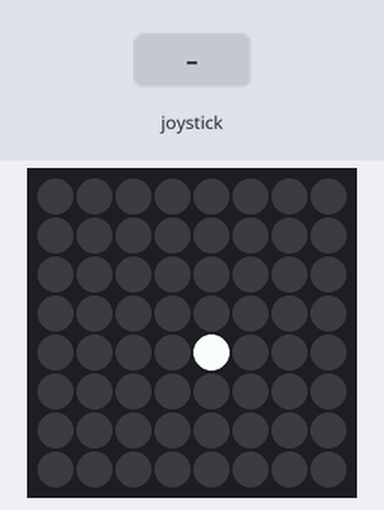
Recording of a program running on a simulated Raspberry Pi (BCM pin numbers) with a Sense HAT. Shown: the Sense HAT's 8×8 RGB LED matrix. The test bench sets the inputs (shaded band).

Above: at 1.2 s.
1.3 s: joystick pushed up
At 2.5 s:
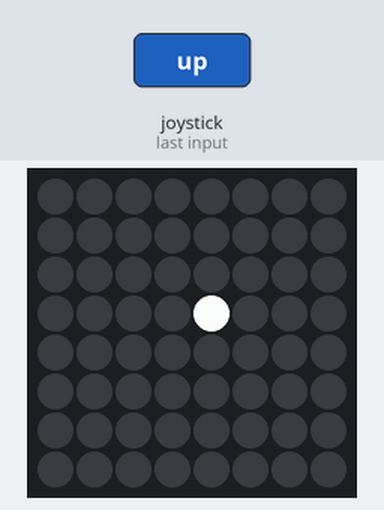
2.8 s: joystick pushed left
At 3.6 s:
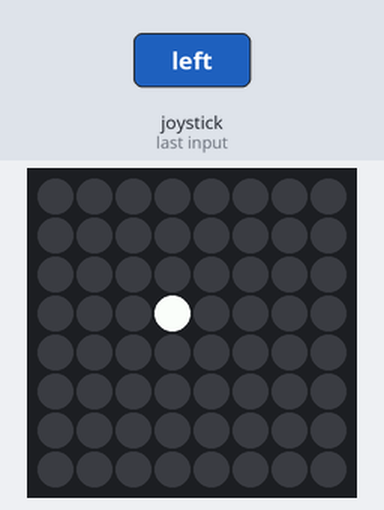
4.3 s: joystick pushed down
At 4.7 s:
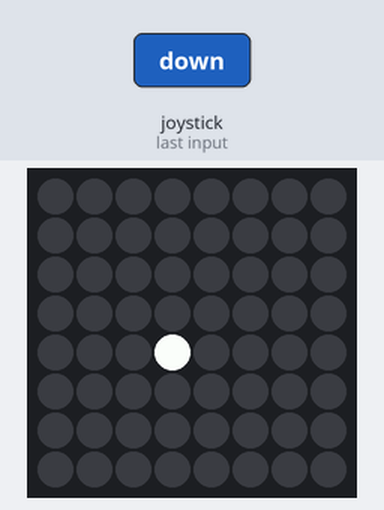
5.8 s: joystick pushed down
At 7.0 s:
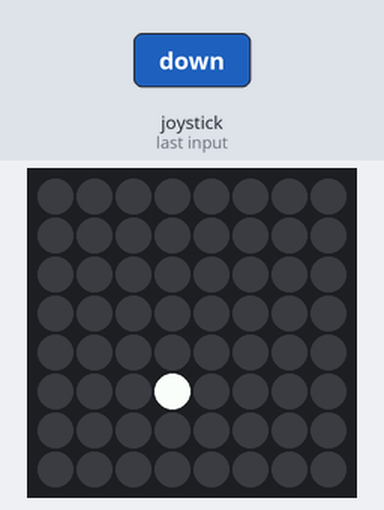
7.3 s: joystick pushed right
At 8.2 s:
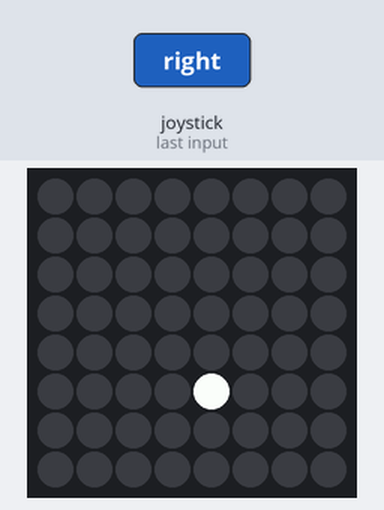
8.8 s: joystick pushed right
At 9.4 s:
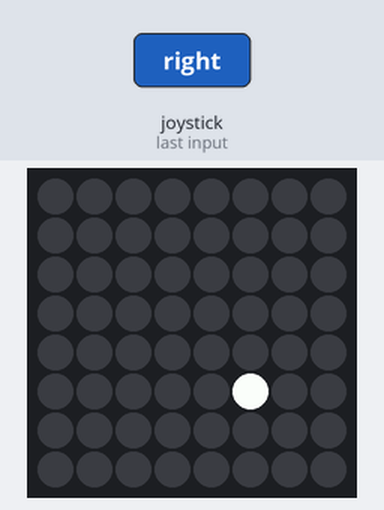
Timing chart, 0 to 11.3 s (numbered marks = the images above; inputs shaded):
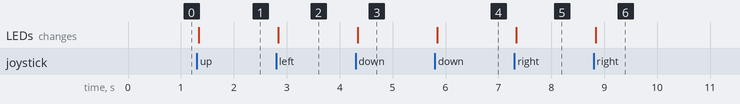

The program:

bar_graph-2024-09-17-11-50-59.py
```python
from sense_emu import SenseHat

x = y = 4
hat = SenseHat()
hat.clear()
def update_screen():
    hat.clear()
    hat.set_pixel(x, y, 255, 255, 255)

def clamp(value, min_value=0, max_value=7):
    return min(max_value, max(min_value, value))

def move_dot(event):
    global x, y
    if event.action in ('pressed', 'held'):
        x = clamp(x + {
            'left': -1,
            'right': 1,
            }.get(event.direction, 0))
        y = clamp(y + {
            'up': -1,
            'down': 1,
            }.get(event.direction, 0))

update_screen()
while True:
    for event in hat.stick.get_events():
        move_dot(event)
        update_screen()
```

Measured:
- after the input at 1.3 s, the LEDs: change at once (image 1)
- after the input at 2.8 s, the LEDs: change at once (image 2)
- after the input at 4.3 s, the LEDs: change at once (image 3)
- after the input at 5.8 s, the LEDs: change at once (image 4)
- after the input at 7.3 s, the LEDs: change at once (image 5)
- after the input at 8.8 s, the LEDs: change at once (image 6)
